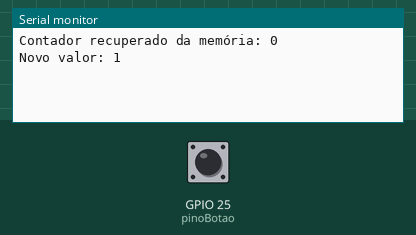
The sketch below on a simulated ESP32. On the bench: the last lines printed to the serial monitor. The test bench sets the inputs (shaded band); at power-on: GPIO 25 (pinoBotao) HIGH. EEPROM starts erased.

Above: at 1.2 s.
1.3 s: GPIO 25 (pinoBotao) pulled LOW for 0.15 s
At 2.6 s:
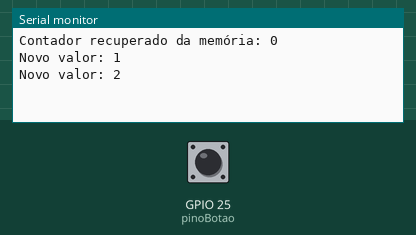
2.9 s: GPIO 25 (pinoBotao) pulled LOW for 1 s
At 5.1 s:
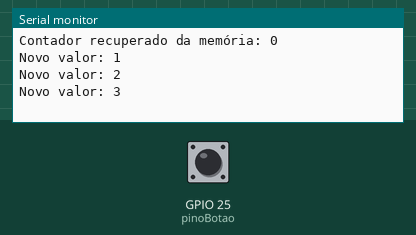
5.4 s: GPIO 25 (pinoBotao) pulled LOW for 0.15 s
At 7.0 s:
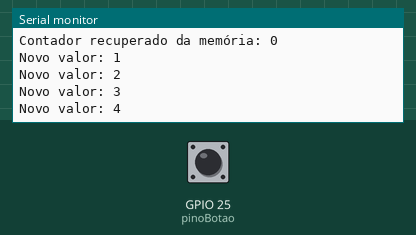
Timing chart, 0 to 8.5 s (numbered marks = the images above; inputs shaded):
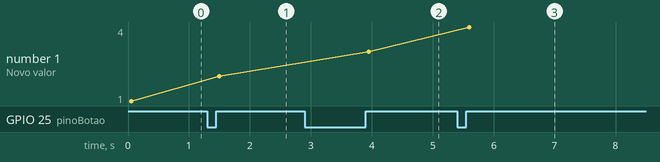

Measured:
- after the input at 1.3 s, the serial monitor: prints a new line after 0.20 s (image 1)
- after the input at 2.9 s, the serial monitor: prints a new line after 1.1 s (image 2)
- after the input at 5.4 s, the serial monitor: prints a new line after 0.20 s (image 3)
- plotted number 1: 1 → 2 after the input at 1.3 s, 2 → 3 after the input at 2.9 s, 3 → 4 after the input at 5.4 s

The sketch:

exemplo_de_armazenamento_contador_na_flash.ino
```cpp
#include <Preferences.h> // Biblioteca para gravar na flash

Preferences preferences; // Cria uma instância da biblioteca

const int pinoBotao = 25;   // GPIO onde o botão está conectado
int contador = 0;          // Variável do contador
bool ultimoEstado = LOW;  // Estado anterior do botão

void setup() {
  Serial.begin(115200);
  pinMode(pinoBotao, INPUT_PULLUP); // Configura botão com resistor interno

  // Abre a "pasta" de armazenamento chamada "armazena_cont" (falso = leitura e escrita)
  preferences.begin("armazena_cont", false);

  // Recupera o valor salvo na chave "cont". Se não existir, inicia em 0.
  contador = preferences.getInt("cont", 0);

  Serial.print("Contador recuperado da memória: ");
  Serial.println(contador);
}

void loop() {
  bool estadoAtual = digitalRead(pinoBotao);

  // Detecta a transição de solto (HIGH) para pressionado (LOW)
  if (ultimoEstado == LOW && estadoAtual == HIGH) {
    delay(50); // Debounce simples para evitar leituras falsas
    contador++;

    Serial.print("Novo valor: ");
    Serial.println(contador);

    // Grava o novo valor na memória flash sob a chave "cont"
    preferences.putInt("cont", contador);
  }

  ultimoEstado = estadoAtual;
}
```
